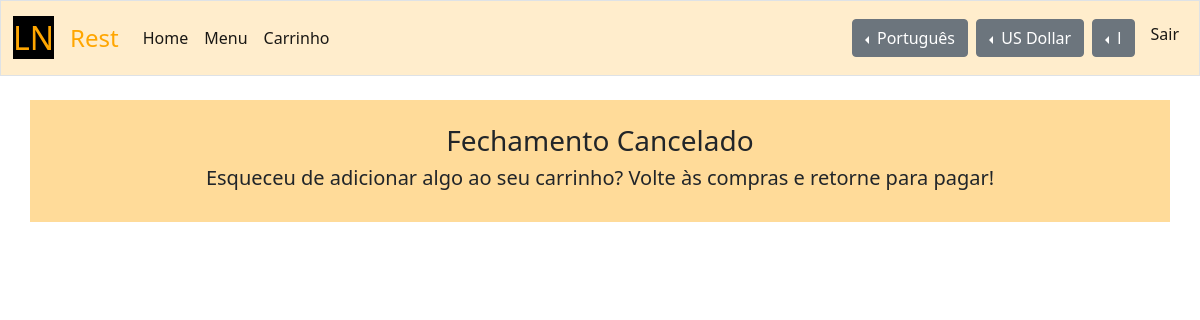
Page /cancel (signed in) on the committed database.
### texts/models.py (models this page shows, shortened)
class Phrase(models.Model):
    words = models.TextField(blank=True)
    languages = models.ManyToManyField(
        Iso_639_LanguageCode, blank=True,
        related_name='languages_Phrase_related'
    )
    translation_of = models.ForeignKey(
        'self', blank=True, null=True, on_delete=models.CASCADE,
        related_name='translation_of_Phrase_related'
    )
    def translate_to(self, language):
        origin_languages = self.languages.all().order_by('sort_number')
        if origin_languages and len(origin_languages) > 0:
            origin_language = origin_languages[0].english_name
        else:
            origin_language = None
        translated = {
            'words': self.words,
            'language': origin_language,
        }
        if not language:
            return translated
        else:
            for origin_language in origin_languages:
                if language.code == origin_language:
                    return translated
        translations = set(self.translation_of_Phrase_related.all())
        if self.translation_of:
            translations.add(self.translation_of)
        for translation in translations:
            if language.code in translation.languages.all():
                translated = {
                    'words': translation.words,
                    'language': language.code.english_name,
                }
                return translated
        return translated
    def to_dict(self, **settings):
        dict = {}
        dict['id'] = self.id
        dict['words'] = self.words
        dict['languages'] = []
        languages = self.languages.all().order_by('sort_number')
        for language in languages:
            dict['languages'].append(language.english_name)
        dict['translation_of'] = to_dict(self.translation_of, **settings)
        if settings and settings['language']:
            language = settings['language']
        else:
            language = None
        dict['translated'] = self.translate_to(language)
        return dict

class Language(models.Model):
    code = models.ForeignKey(
        Iso_639_LanguageCode, blank=True, null=True, on_delete=models.CASCADE,
        related_name='code_Language_related'
    )
    name = models.ForeignKey(
        Phrase, blank=True, null=True, on_delete=models.CASCADE,
        related_name='name_Language_related'
    )
    def to_dict(self, **settings):
        dict = {}
        dict['id'] = self.id
        if self.code:
            dict['code'] = self.code.english_name
        else:
            dict['code'] = {}
        dict['name'] = to_dict(self.name, **settings)
        return dict

### orders/views.py (the view)
# urls.py: path('cancel', views.cancel, name='cancel'),
def cancel(request):
    if not request.user.is_authenticated:
        return HttpResponseRedirect(reverse('index'))
    pages_basic_data = get_pages_basic_data(request)
    language = pages_basic_data['language']
    user_settings = pages_basic_data['user_settings']
    settings = pages_basic_data['settings']
    languages = pages_basic_data['languages']
    currencies = pages_basic_data['currencies']
    context = {
        'settings': settings,
        'user_settings': user_settings,
        'language': language,
        'languages': languages,
        'currencies': currencies,
    }
    request.session['page'] = reverse('cancel')
    return render(request, 'orders/cancel.html', context)

### orders/models.py (called while the page is built)
    def to_dict(self, **settings):
        dict = {}
        dict['id'] = self.id
        dict['language'] = to_dict(self.language, **settings)
        dict['currency'] = to_dict(self.currency, **settings)
        return dict

### quantities/models.py (called while the page is built)
    def to_dict(self, **settings):
        dict = {}
        dict['id'] = self.id
        dict['code'] = self.code.alphabetic_code
        dict['name'] = to_dict(self.name, **settings)
        return dict

### texts/models.py (called while the page is built)
def to_dict(object, **settings):
    if object:
        dict = object.to_dict(**settings)
    else:
        dict = {}
    return dict

def to_dict_list(manager, *order_by_field_names, **settings):
    dict_list = []
    if manager:
        objects = manager.all().order_by(*order_by_field_names)
        for object in objects:
            dict = to_dict(object, **settings)
            if dict:
                dict_list.append(dict)
    return dict_list

### orders/templates/orders/cancel.html (shortened to what this page needs)
{% extends "orders/base.html" %}
{% block main %}
    <h3>
        {% if settings.cancel_page_label %}
            {{ settings.cancel_page_label.translated.words }}
        {% else %}
            Checkout Canceled
        {% endif %}
    </h3>
    <h5>
        {% if settings.cancel_page_contents %}
            {{ settings.cancel_page_contents.translated.words }}
        {% else %}
            Forgot to add something to your cart? Shop around then come back to pay!
        {% endif %}
    </h5>
{% endblock %}

### orders/templates/orders/base.html (shortened to what this page needs)
{% extends "orders/ln/ln-base.html" %}
{% load static %}
{% block product_head %}
    <link href="{% static 'orders/styles/style.css' %}" rel="stylesheet">
{% endblock %}
{% block product_navbar %}
    <div class="collapse navbar-collapse" id="navbarSupportedContent">
        {% if user.is_authenticated %}
        <ul class="navbar-nav me-auto mb-2 mb-lg-0">
            <li class="nav-item">
                <a class="nav-link active" aria-current="page" href="/">
                    {% if settings.home_label %}
                        {{ settings.home_label.translated.words }}
                    {% else %}
                        Home
                    {% endif %}
                </a>
            </li>
            <li class="nav-item">
                <a class="nav-link active" aria-current="page"" href="{% url 'menu' None %}">
                    {% if settings.menu_label %}
                        {{ settings.menu_label.translated.words }}
                    {% else %}
                        Menu
                    {% endif %}
                </a>
            </li>
            <li class="nav-item">
                <a class="nav-link active" aria-current="page" href="{% url 'cart' %}">
                    {% if settings.cart_label %}
                        {{ settings.cart_label.translated.words }}
                    {% else %}
                        Cart
                    {% endif %}
                </a>
            </li>
        </ul>
        <div class="dropstart me-2">
            <button class="btn btn-secondary dropdown-toggle" type="button" id="dropdownMenuButton1" data-bs-toggle="dropdown" aria-expanded="false">
                {{ language.name.words }}
            </button>
        </div>
        <div class="dropstart me-2">
            <button class="btn btn-secondary dropdown-toggle" type="button" id="dropdownMenuButton2" data-bs-toggle="dropdown" aria-expanded="false">
                {{ user_settings.currency.name.translated.words }}
            </button>
        </div>
        <div class="dropstart me-2">
                <button class="btn btn-secondary dropdown-toggle" type="button" id="dropdownMenuButton3" data-bs-toggle="dropdown" aria-expanded="false">
                    {{ user.username }}
                </button>
            </div>
            <ul class="navbar-nav mb-2">
                <li class="nav-item">
                    <a class="nav-link active" aria-current="page" href="{% url 'logout' %}">
                        {% if settings.logout_label %}
                            {{ settings.logout_label.translated.words }}
                        {% else %}
                            Log Out
                        {% endif %}
                    </a>
                </li>
            </ul>
        {% endif %}
    </div>
{% endblock %}
{% block product_name %}
    {% if settings.product_name %}
        {{ settings.product_name.translated.words }}
    {% else %}
        Rest
    {% endif %}
{% endblock %}
{% block product_main %}
    <main class="container p-4 my-4 ln-container00">
        {% block main %}
        {% endblock %}
    </main>
{% endblock %}

### orders/static/orders/styles/ln/ln-style.css (style rules this page uses)
.ln-container00 { background-color: #ffdb99; }

### orders/static/orders/styles/style.css (style rules this page uses)
main { overflow-x: auto; text-align: center; }

### rows in the picture
Phrase: product_name.translated.words "Rest"
Phrase: home_label.translated.words "Home"
Phrase: menu_label.translated.words "Menu"
Phrase: cart_label.translated.words "Carrinho"
Language: name.words "Português"
Phrase: currency.name.translated.words "US Dollar"
Phrase: logout_label.translated.words "Sair"
Phrase: cancel_page_label.translated.words "Fechamento Cancelado"
Phrase: cancel_page_contents.translated.words "Esqueceu de adicionar algo ao seu carrinho? Volte às compras e retorne para pagar!"

### other values in the picture
{{ user.username }} "l"
